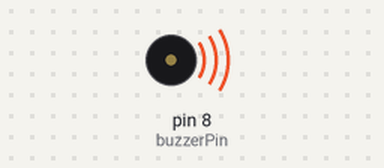
Bench run of a sketch on a simulated Arduino Uno, built with avr-gcc and run on an emulated ATmega328P. Parts: buzzer (waves = sounding).

Above: at 0.15 s.
At 6.57 s:
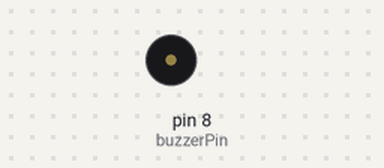
Timing chart, 0 to 6.9 s (numbered marks = the images above):
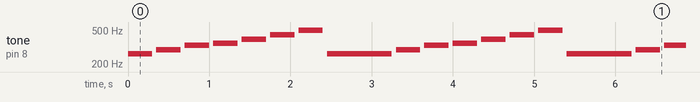

The sketch:

BuzzerPrueva_v02.ino
```cpp
const int buzzerPin = 8; // Pin donde está conectado el buzzer

// Notas en Hz
int C = 262;
int D = 294;
int E = 330;
int F = 349;
int G = 392;
int A = 440;
int B = 494;

void setup() {
  // No necesitamos configurar nada más
}

void loop() {
  // Melodía: C D E F G A B C
  tone(buzzerPin, C, 300); // Nota C por 300 ms
  delay(350);               // Pequeña pausa entre notas
  tone(buzzerPin, D, 300);
  delay(350);
  tone(buzzerPin, E, 300);
  delay(350);
  tone(buzzerPin, F, 300);
  delay(350);
  tone(buzzerPin, G, 300);
  delay(350);
  tone(buzzerPin, A, 300);
  delay(350);
  tone(buzzerPin, B, 300);
  delay(350);
  tone(buzzerPin, C, 500);
  delay(500); // Pausa antes de repetir la melodía
}
```

Measured:
- by itself, tone on pin 8 (buzzerPin): repeats every 3.0 s: silent 0.05 s, 294 Hz 0.30 s, silent 0.05 s, 330 Hz 0.30 s, silent 0.05 s, 349 Hz 0.30 s, silent 0.05 s, 392 Hz 0.30 s, silent 0.05 s, 440 Hz 0.30 s, silent 0.05 s, 494 Hz 0.30 s, silent 0.05 s, 262 Hz 0.80 s
